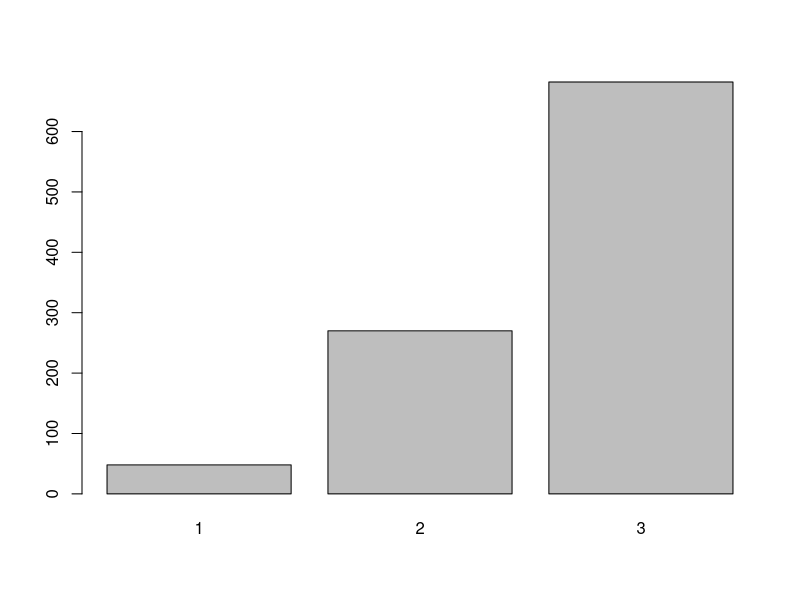

Write the R code that produced this figure. (Note: this script raises an error after producing the figure.)
## ---- chunk 1

f <- function(theta1, theta2, yi) {
  result <- (theta1^yi * (1-theta1)^(1-yi)) / (theta2^yi * (1-theta2)^(1-yi))
  return(result)
}

pcsachanty <- function(theta1, theta2, y) {
  # On extrait n de y
  n <- length(y)
  # On s'occupe d'obtenir les valeurs de f(theta1, theta2, yi) (deux valeurs différentes lorsque yi = 0 ou yi =1) pour optimiser les   calculs suivants
  vectorf <- c(1:2)
  vectorf[1] <- f(theta1, theta2, 0)
  vectorf[2] <- f(theta1, theta2, 1)
  # On calcul p(c=1|y)
  pcsachy <- c(1:n)
  
  temp <- 0
  for (k in 2:n) {
    mult <- 1
    for (i in 1:(k-1)) {
      mult <- mult*vectorf[y[i]+1]
    }
    temp <- temp + mult
  }
  # On calcul p(c=n|y) pour tout n dans [2, n]
  pcsachy[1] <- 1/(1+temp)
  
  for (i in 2:n) {
    pcsachy[i] <- pcsachy[i-1] * vectorf[y[i-1]+1]
  }
  # On retourne le vecteur contenant les probas p(c=n|y) pour tout n dans [1, n]
  return(pcsachy)
}

## ---- chunk 2

sumy <- function(bornemin, bornemax, y) {
  result <- 0
  for (i in bornemin:bornemax) {
    result <- result + y[i]
  }
  return(result[1])
}

# ATTENTION à lire :
# method est un booléen, si c'est TRUE on choisit c avec la plus grande proba sinon on prend c par échantillonnage
echantGibbs <- function(theta1, theta2, y, nbriter, method) {
  
  # On va stocker theta1, theta2 et c pour chaque itération pour constater la convergence
  result_vect_theta1 <- c(1:nbriter)
  result_vect_theta2 <- c(1:nbriter)
  result_vect_c <- c(1:nbriter)
  
  for (i in 1:nbriter) {
    vectorc <- pcsachanty(theta1, theta2, y)
    
    if (method) {
      c <- max(vectorc)
    }
    else {
      c <- sample(1:n, size=1, replace=TRUE, prob=vectorc)
    }
    
    y1c <- sumy(1, c-1, y)
    ycn <- sumy(c, n, y)
    
    theta1 <- rbeta(1, y1c+1, c-y1c)
    theta2 <- rbeta(1, ycn+1, n-c+2-ycn)
    
    result_vect_c[i] <- c
    result_vect_theta1[i] <- theta1
    result_vect_theta2[i] <- theta2
  }
  
  return(c(result_vect_c, result_vect_theta1, result_vect_theta2))
}
## ---- chunk 3
x <- barplot(table(sample(1:3, size=1000, replace=TRUE, prob=c(0.05, 0.25, 0.70))))
x
## ---- chunk 4
# MODIFIABLE : On initialise la taille de y on peut la modifer à notre guise
n <- 100
y <- c(1:n)

# On prend un c compris entre 1 et n
vectprob <- c(1:n)
for (i in 1:n) {
  vectprob[i] <- 1/n
}
c <- sample(1:n, size=1, replace=TRUE, prob=vectprob)
if (c == 1) { c <- c + 1}

# On choisit theta1 et theta2
theta1 <- runif(1, 0, 1)
theta2 <- runif(1, 0, 1)

# On construit y
for (i in 1:(c-1)) {
  if (runif(1, 0, 1) <= theta1) {
    y[i] <- 1
  }
  else {
    y[i] <- 0
  }
}

for (i in c:n) {
   if (runif(1, 0, 1) <= theta2) {
    y[i] <- 1
  }
  else {
    y[i] <- 0
  }
}

# On affiche c, theta1 et theta2
c
theta1
theta2

# MODIFIABLE
nbriter <- 10000
burn <- 1000

final_result <- echantGibbs(0.3, 0.3, y, nbriter, FALSE)
print("c expérimental")
trunc(mean(final_result[(1+burn):nbriter]))
print("theta1 expérimental")
mean(final_result[(nbriter+1+burn):(2*nbriter)])
print("theta2 expérimental")
mean(final_result[(2*nbriter+1+burn):(3*nbriter)])

